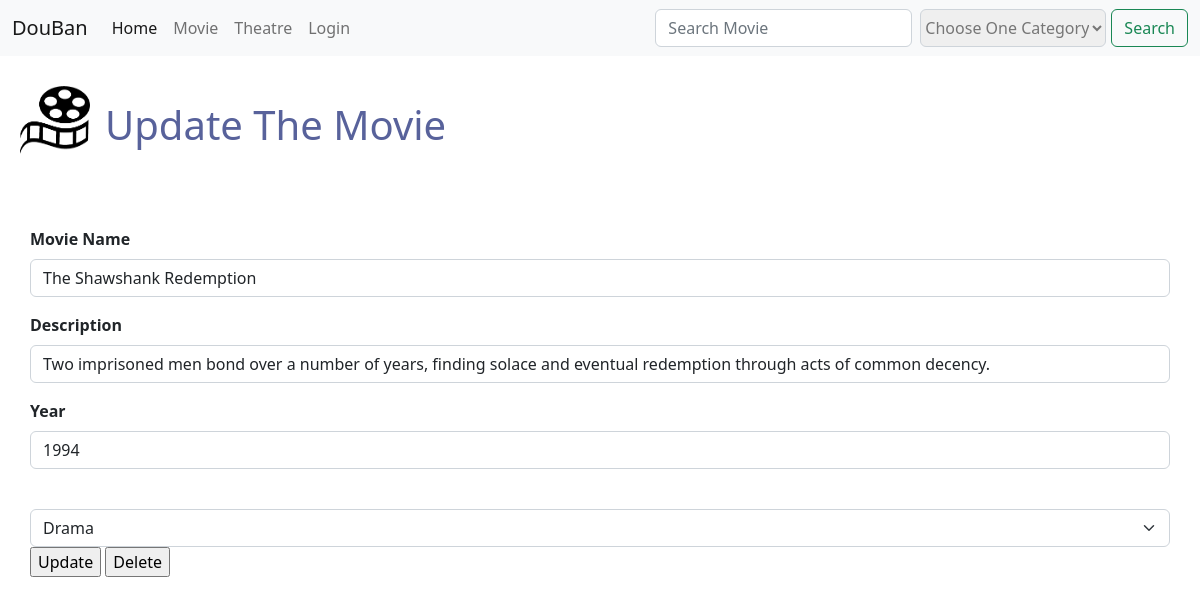
Page /update.php?id=1 on the committed database.
### tables this page shows
CREATE TABLE `Movie` (
  `movieId` int(11) NOT NULL,
  `movieName` varchar(100) NOT NULL,
  `description` varchar(800) NOT NULL,
  `date` timestamp NOT NULL DEFAULT current_timestamp() ON UPDATE current_timestamp(),
  `categoryId` int(11) NOT NULL,
  `year` int(11) NOT NULL,
  `image` varchar(255) DEFAULT NULL
);

### update.php (the view, shortened to what this page needs)
<?php
	include('search.php');
	$movieId = filter_input(INPUT_GET, 'id', FILTER_SANITIZE_NUMBER_INT);
	 if ($_POST && !empty($_POST['movieId']) && !empty($_POST['description']) && !empty($_POST['movieName'])&& !empty($_POST['categoryId'])&& !empty($_POST['year'])) {
        $movieName = filter_input(INPUT_POST, 'movieName', FILTER_SANITIZE_FULL_SPECIAL_CHARS);
        $description = filter_input(INPUT_POST, 'description', FILTER_SANITIZE_FULL_SPECIAL_CHARS);
        $categoryId = filter_input(INPUT_POST, 'categoryId', FILTER_SANITIZE_NUMBER_INT);
        $year= filter_input(INPUT_POST, 'year', FILTER_SANITIZE_NUMBER_INT);
        $movieId= filter_input(INPUT_POST, 'movieId', FILTER_SANITIZE_NUMBER_INT);
        $query = "UPDATE Movie SET movieName = :movieName, description = :description, year= :year, categoryId = :categoryId WHERE movieId = :movieId";
        $statement = $db->prepare($query);
        $statement->bindValue(':movieName', $movieName);
        $statement->bindValue(':description', $description);
        $statement->bindValue(':year', $year);
        $statement->bindValue(':categoryId', $categoryId);
        $statement->bindValue(':movieId', $movieId, PDO::PARAM_INT);
        $statement->execute();
         header("Location: update.php?id={$movieId}");
         exit;
    }else if (!empty($_GET['id'])) {
        $movieId = filter_input(INPUT_GET, 'id', FILTER_SANITIZE_NUMBER_INT);
        $query = "SELECT * FROM Movie WHERE movieId = :movieId";
        $statement = $db->prepare($query);
        $statement->bindValue(':movieId', $movieId, PDO::PARAM_INT);
        $statement->execute();
        $row = $statement->fetch();
	}else if(!filter_var($_POST['movieId'],FILTER_VALIDATE_INT) || !strlen($_POST['movieName'])<1 || !strlen($_POST['description'])<1){
		echo "<h1>"."You do not input correct datas."."</h1>";
	}
	else {
        $movieId = false;
    }
?>
<!DOCTYPE html>
<html>
<head>
	<link href="https://cdn.jsdelivr.net/npm/bootstrap@5.2.0/dist/css/bootstrap.min.css" rel="stylesheet">
	<link rel="stylesheet" type="text/css" href="css/style.css" />
</head>
<body>
<div class="main">
	<div class="header">
		<img class="logo" src="image/logo.png" alt="" />
		<h1 class="head">Update The Movie</a></h1>
	</div>
    <div class="form_part">
    <?php if ($movieId): ?>
		<form method="post" action="update.php">
			<div class="mb-3">
                <label for="exampleFormControlInput1" class="form-label">Movie Name</label>
                <input type="text" class="form-control" id="exampleFormControlInput1" name="movieName" value="<?= $row['movieName'] ?>">
            </div>
            <div class="mb-3">
                <label for="exampleFormControlTextarea1" class="form-label">Description</label>
                <input type="text" class="form-control" id="exampleFormControlInput2" name="description" value="<?= $row['description'] ?>">
            </div>
            <div class="mb-3">
                <label for="exampleFormControlTextarea1" class="form-label">Year</label>
                <input type="number" class="form-control" id="exampleFormControlInput3" name="year" value="<?= $row['year'] ?>">
            </div>
            <select class="form-select" aria-label="Default select example" name="categoryId">
                <option value="1">Drama</option>
            </select>
            <div>
            <input type="submit" id="updatebutton" value='Update'>
			<input type='submit' name='deletebtn' id="deletebutton" value='Delete'>
            </div>
		</form>
        <?php endif ?>
        </div>
</div>
</body>
</html>

### css/style.css (style rules this page uses)
h1 { padding-bottom: 40px; padding-left: 10px; color: #58629b; }
body { margin-bottom: 50px; }
.main { margin: 0 auto; }
.header { display: flex; padding-top: 30px; padding-left: 20px; }
.logo { width: 70px; height: 70px; }
.head { padding-left: 15px; padding-top: 15px; }
.form_part { padding-top: 30px; padding-left: 30px; padding-right: 30px; }
.form-select { margin-top: 40px; }
.form-label { font-weight: bolder; }

### rows in the picture
movie: movieName "The Shawshank Redemption", description "Two imprisoned men bond over a number of years, finding solace and eventual redemption through acts of common decency.", year "1994"
